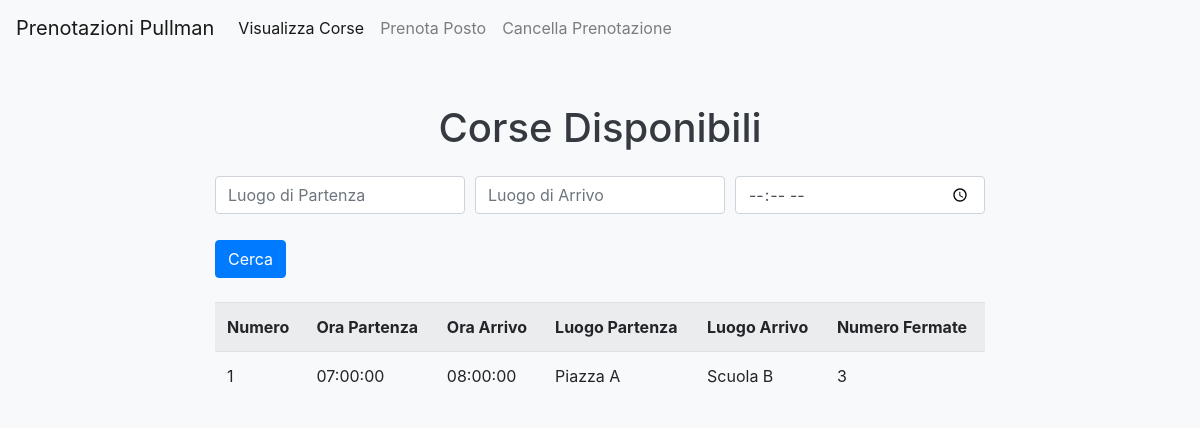
The page /index.php?luogoP=Piazza A on the database its author committed.
### tables this page shows
CREATE TABLE `Corsa` (
  `num` int(11) NOT NULL,
  `oraP` time DEFAULT NULL,
  `oraA` time DEFAULT NULL,
  `luogoP` varchar(100) DEFAULT NULL,
  `luogoA` varchar(100) DEFAULT NULL,
  `nFermate` int(11) DEFAULT NULL
);

### index.php (the view, shortened to what this page needs)
<!DOCTYPE html>
<html>
<head>
    <link rel="stylesheet" href="https://maxcdn.bootstrapcdn.com/bootstrap/4.5.2/css/bootstrap.min.css">
    <link rel="stylesheet" type="text/css" href="style.css">
</head>
<body>
    <nav class="navbar navbar-expand-lg navbar-light bg-light">
        <a class="navbar-brand" href="index.php">Prenotazioni Pullman</a>
        <div class="collapse navbar-collapse" id="navbarNav">
            <ul class="navbar-nav">
                <li class="nav-item active">
                    <a class="nav-link" href="index.php">Visualizza Corse</a>
                </li>
                <li class="nav-item">
                    <a class="nav-link" href="prenota_posto.php">Prenota Posto</a>
                </li>
                <li class="nav-item">
                    <a class="nav-link" href="cancella_prenotazione.php">Cancella Prenotazione</a>
                </li>
            </ul>
        </div>
    </nav>
    <div class="container mt-5">
        <h1 class="text-center mb-4">Corse Disponibili</h1>
        <form method="GET" action="index.php" class="mb-4">
            <div class="form-row">
                <div class="col-md-4 mb-3">
                    <input type="text" class="form-control" name="luogoP" placeholder="Luogo di Partenza">
                </div>
                <div class="col-md-4 mb-3">
                    <input type="text" class="form-control" name="luogoA" placeholder="Luogo di Arrivo">
                </div>
                <div class="col-md-4 mb-3">
                    <input type="time" class="form-control" name="oraP" placeholder="Ora di Partenza">
                </div>
            </div>
            <button type="submit" class="btn btn-primary">Cerca</button>
        </form>
        <?php
        $servername = "localhost";
        $username = "root";
        $password = "";
        $dbname = "Movet";
        $conn = new mysqli($servername, $username, $password, $dbname);
        $sql = "SELECT * FROM Corsa WHERE 1=1";
        if (!empty($_GET['luogoP'])) {
            $luogoP = $_GET['luogoP'];
            $sql .= " AND luogoP LIKE '%$luogoP%'";
        }
        $result = $conn->query($sql);
        if ($result->num_rows > 0) {
            echo "<table class='table table-striped'><tr><th>Numero</th><th>Ora Partenza</th><th>Ora Arrivo</th><th>Luogo Partenza</th><th>Luogo Arrivo</th><th>Numero Fermate</th></tr>";
            while($row = $result->fetch_assoc()) {
                echo "<tr><td>" . $row["num"]. "</td><td>" . $row["oraP"]. "</td><td>" . $row["oraA"]. "</td><td>" . $row["luogoP"]. "</td><td>" . $row["luogoA"]. "</td><td>" . $row["nFermate"]. "</td></tr>";
            }
            echo "</table>";
        } else {
            echo "<p class='text-center'>Nessuna corsa trovata.</p>";
        }
        ?>
    </div>
</body>
</html>

### style.css (style rules this page uses)
body { background-color: #f8f9fa; }
h1 { color: #343a40; margin-top: 20px; }
.container { max-width: 800px; margin: auto; }
.table { margin-top: 20px; }
.btn-primary { background-color: #007bff; border-color: #007bff; }
.form-control { margin-bottom: 10px; }

### rows shown on the page
corsa: num "1", oraP "07:00:00", oraA "08:00:00", luogoP "Piazza A", luogoA "Scuola B", nFermate "3"
